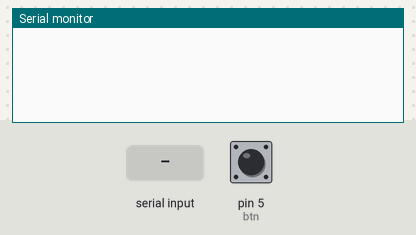
Bench run of a sketch on a simulated Arduino Uno, built with avr-gcc and run on an emulated ATmega328P. On the bench: the last lines printed to the serial monitor. The test bench sets the inputs (shaded band); at power-on: pin 5 (btn) LOW.

Above: at 1.2 s.
1.3 s: pin 5 (btn) pulled HIGH for 0.15 s
At 1.8 s:
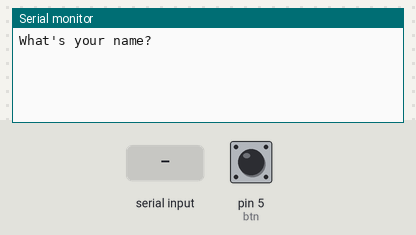
2.9 s: "A" received over Serial
At 4.4 s:
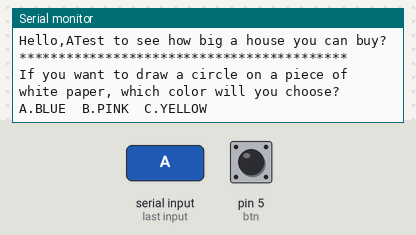
5.4 s: "a" received over Serial
At 6.3 s:
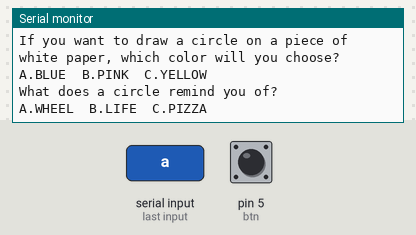
6.9 s: "B" received over Serial
At 7.8 s:
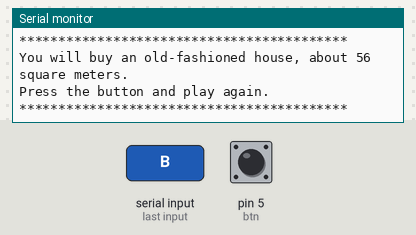

The sketch:

Lab01_arduino_coding.ino
```cpp
int btn=5;
int state1 = 0;
int state2 = 0;
int stage=0;
int q;
int finalAnswer;
char answer;


void setup() {
   Serial.begin(9600);
   pinMode(btn,INPUT);
}

void loop() {
  state1=digitalRead(btn);

  if(state1==1 and state2==0 and stage==0)
  {
    Serial.println("What's your name?");
    stage=stage+1;
  }
  state2=state1;
  if(state1!=state2)
  {
    delay(30);
  }
  if(Serial.available()>0 and stage == 1)
  {
    Serial.print("Hello,");
    String s = Serial.readString();
    Serial.print(s);
    Serial.println("Test to see how big a house you can buy?");
    Serial.println("******************************************");
    Serial.println("If you want to draw a circle on a piece of white paper, which color will you choose?");
    Serial.println("A.BLUE  B.PINK  C.YELLOW");
    stage=stage+1;
  }
  if(Serial.available()>0 and stage == 2)
  {
    stage=stage+1;
    answer = Serial.read();
    if( answer == 'A' or answer == 'a')
    {
      q=1;
    }
    if( answer == 'B' or answer == 'b')
    {
      q=2;
     }
    if( answer == 'C' or answer == 'c')
    {
      q=3;
     }
     question();
   }
   if(Serial.available()>0 and stage == 3)
   {
    answer = Serial.read();
     if( answer == 'A' or answer == 'a')
     {
       if(q==3)
       {
         finalAnswer=2;
       }
        else
        {
          finalAnswer=1;
        }
        result();
     }
     if( answer == 'B' or answer == 'b')
     {
      if(q==1)
      {
        finalAnswer=1;
      }
       if(q==2)
      {
        finalAnswer=3;
      }
       if(q==3)
      {
        finalAnswer=2;
      }
      result();
     }
     if( answer == 'C' or answer == 'c')
     {
       if(q!=3)
      {
        finalAnswer=3;
      }
      else
      {
        finalAnswer=2;
      }
      result();
     }

   }
}

void question()
{
  if(q==1)
  {
     Serial.println("What does a circle remind you of?") ;
     Serial.println("A.WHEEL  B.LIFE  C.PIZZA");
  }
  if(q==2)
  {
    Serial.println("Which of the following shapes can be used to describe your personality?") ;
    Serial.println("A.CIRCLE  B.TRIANGLE  C.SQUARE");
  }
  if(q==3)
  {
    Serial.println("What kind of triangle is the most stable?") ;
    Serial.println("A.EQUILATERAL TRIANGLE  B.ISOSCELES TRIANGLE  C.RIGHT-ANGLED TRIANGLE");
  }

}

  void result()
  {
   Serial.println("******************************************");
   if(finalAnswer == 1)
    {
       Serial.println("You will buy an old-fashioned house, about 56 square meters.") ;
    }

   if(finalAnswer == 2 )
    {
      Serial.println("You will buy a finely furnished apartment, about 116 square meters.") ;
    }
   if(finalAnswer == 3)
    {
      Serial.println("You will buy an Irish Castle, about 10 acres.") ;
    }
    Serial.println("Press the button and play again.");
    Serial.println("******************************************");
     stage=0;
     while(Serial.available() > 0)
     Serial.read();
  }
```

Measured:
- after the input at 1.3 s, the serial monitor: prints a new line at once (image 1)
- after the input at 2.9 s, the serial monitor: prints a new line at once (image 2)
- after the input at 5.4 s, the serial monitor: prints a new line at once (image 3)
- after the input at 6.9 s, the serial monitor: prints a new line after 0.05 s (image 4)
